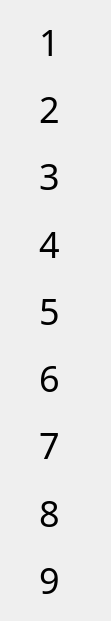
   <widget class="QWidget" name="verticalLayoutWidget_2">
    <property name="geometry">
     <rect>
      <x>1180</x>
      <y>10</y>
      <width>111</width>
      <height>621</height>
     </rect>
    </property>
    <layout class="QVBoxLayout" name="verticalLayout_2">
     <item>
      <widget class="QLabel" name="label_10">
       <property name="font">
        <font>
         <family>Bahnschrift</family>
         <pointsize>27</pointsize>
         <weight>50</weight>
         <italic>false</italic>
         <bold>false</bold>
        </font>
       </property>
       <property name="text">
        <string>   1</string>
       </property>
      </widget>
     </item>
     <item>
      <widget class="QLabel" name="label_11">
       <property name="font">
        <font>
         <family>Bahnschrift</family>
         <pointsize>27</pointsize>
        </font>
       </property>
       <property name="text">
        <string>   2</string>
       </property>
      </widget>
     </item>
     <item>
      <widget class="QLabel" name="label_12">
       <property name="font">
        <font>
         <family>Bahnschrift</family>
         <pointsize>27</pointsize>
        </font>
       </property>
       <property name="text">
        <string>   3</string>
       </property>
      </widget>
     </item>
     <item>
      <widget class="QLabel" name="label_13">
       <property name="font">
        <font>
         <family>Bahnschrift</family>
         <pointsize>27</pointsize>
        </font>
       </property>
       <property name="text">
        <string>   4</string>
       </property>
      </widget>
     </item>
     <item>
      <widget class="QLabel" name="label_14">
       <property name="font">
        <font>
         <family>Bahnschrift</family>
         <pointsize>27</pointsize>
        </font>
       </property>
       <property name="text">
        <string>   5</string>
       </property>
      </widget>
     </item>
     <item>
      <widget class="QLabel" name="label_15">
       <property name="font">
        <font>
         <family>Bahnschrift</family>
         <pointsize>27</pointsize>
        </font>
       </property>
       <property name="text">
        <string>   6</string>
       </property>
      </widget>
     </item>
     <item>
      <widget class="QLabel" name="label_16">
       <property name="font">
        <font>
         <family>Bahnschrift</family>
         <pointsize>27</pointsize>
        </font>
       </property>
       <property name="text">
        <string>   7</string>
       </property>
      </widget>
     </item>
     <item>
      <widget class="QLabel" name="label_17">
       <property name="font">
        <font>
         <family>Bahnschrift</family>
         <pointsize>27</pointsize>
        </font>
       </property>
       <property name="text">
        <string>   8</string>
       </property>
      </widget>
     </item>
     <item>
      <widget class="QLabel" name="label_18">
       <property name="font">
        <font>
         <family>Bahnschrift</family>
         <pointsize>27</pointsize>
        </font>
       </property>
       <property name="text">
        <string>   9</string>
       </property>
      </widget>
     </item>
    </layout>
   </widget>
